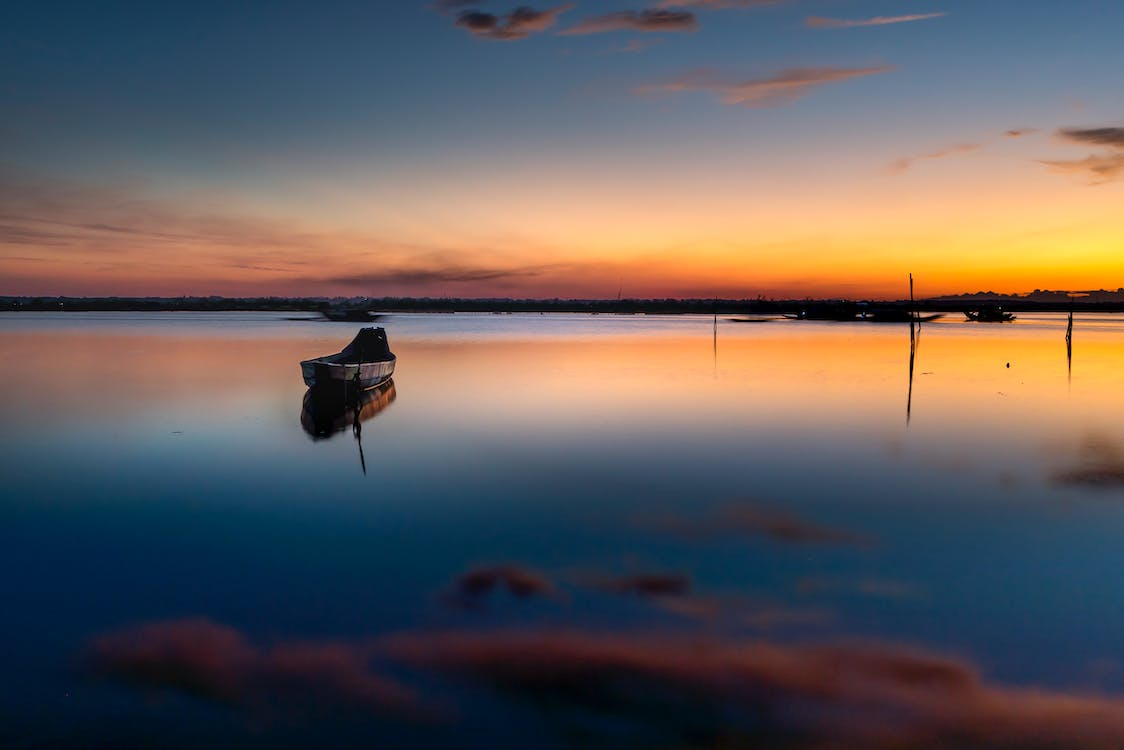
#> input picture pexels-photo-2174974.jpeg, 1124 x 750 px, given in place of trimmed_video.mp4, which was not available
$ jupyter execute --allow-errors Task1.ipynb
#> lines starting #> are read from the running program, lines starting #| are printed output that depends on the picture; after the words box and inside, x2 and y2 are one past the last pixel; in counts of white or black regions, pixels touching at a corner belong together; pictures that were not available may be replaced by others from this repository, and a replacement may not be noted
[cell 1]
from pytube import YouTube
import os
import cv2
import numpy as np

# Set the URL of the video you want to download
url = "https://www.youtube.com/watch?v=FixSndBpTyk&ab_channel=%D9%82%D9%86%D8%A7%D8%A9%D9%86%D8%B5%D8%B1%D8%A7%D9%84%D8%BA%D8%A7%D9%81%D8%B1%D9%8A"

# Create a new YouTube object
#> (the rest of this cell did not finish here and is left out)

[cell 2]
# extrract blue
hsv_lower = np.array([100, 100, 100])
hsv_upper = np.array([140, 255, 255])

cap = cv2.VideoCapture('trimmed_video.mp4')

if not cap.isOpened():
    print("Error: Couldn't open the video")
    exit()
while True:
    ret, frame=cap.read()
#> frame is the input picture: shape (750, 1124, 3); mean B, G, R 92.5, 92.4, 99.3

    if not ret:
        print("Error: Couldn't read video frame")
        exit()
        break

    hsv_frame = cv2.cvtColor(frame, cv2.COLOR_BGR2HSV)
#> hsv_frame: shape (750, 1124, 3); mean H, S, V 81.4, 123.3, 123.1

    extracted_frame = cv2.inRange(hsv_frame, hsv_lower, hsv_upper)
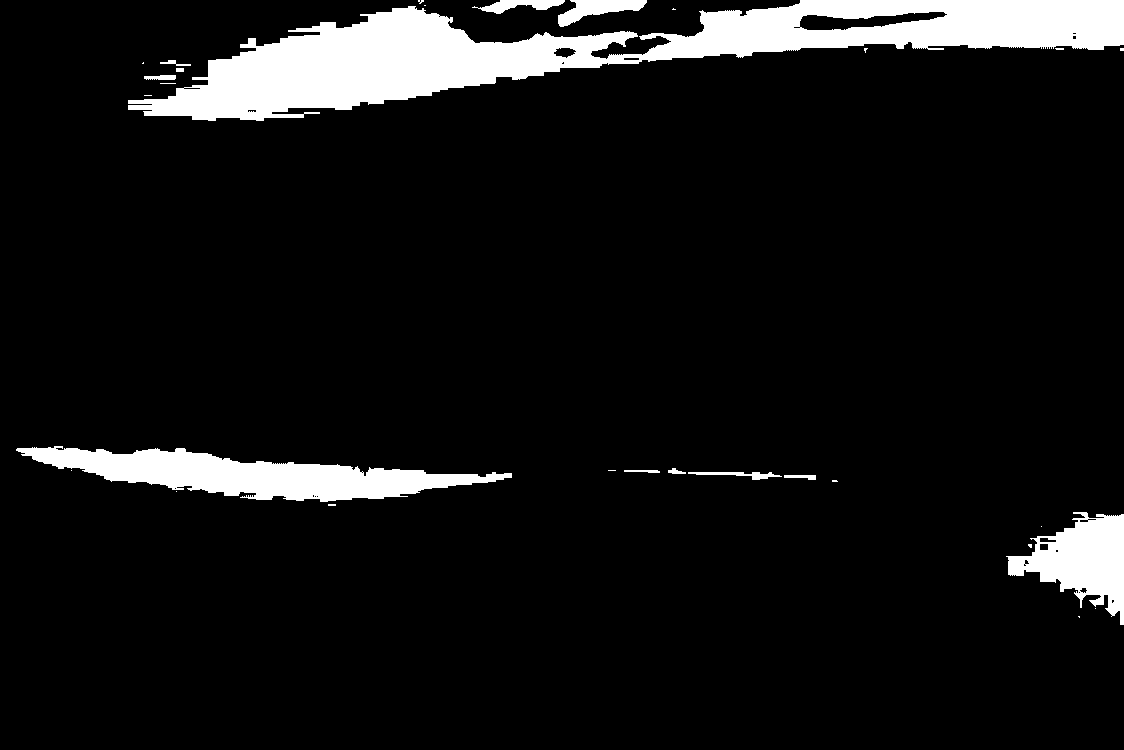
#> extracted_frame: shape (750, 1124); 8.2% white; 30 white regions (18 under 20 px), largest, box (x1, y1, x2, y2) and area: (128, 0, 1124, 121) 46804, (16, 446, 512, 502) 12922, (1006, 512, 1124, 625) 6732

    masked_frame= cv2.bitwise_and(frame, frame, mask=extracted_frame)
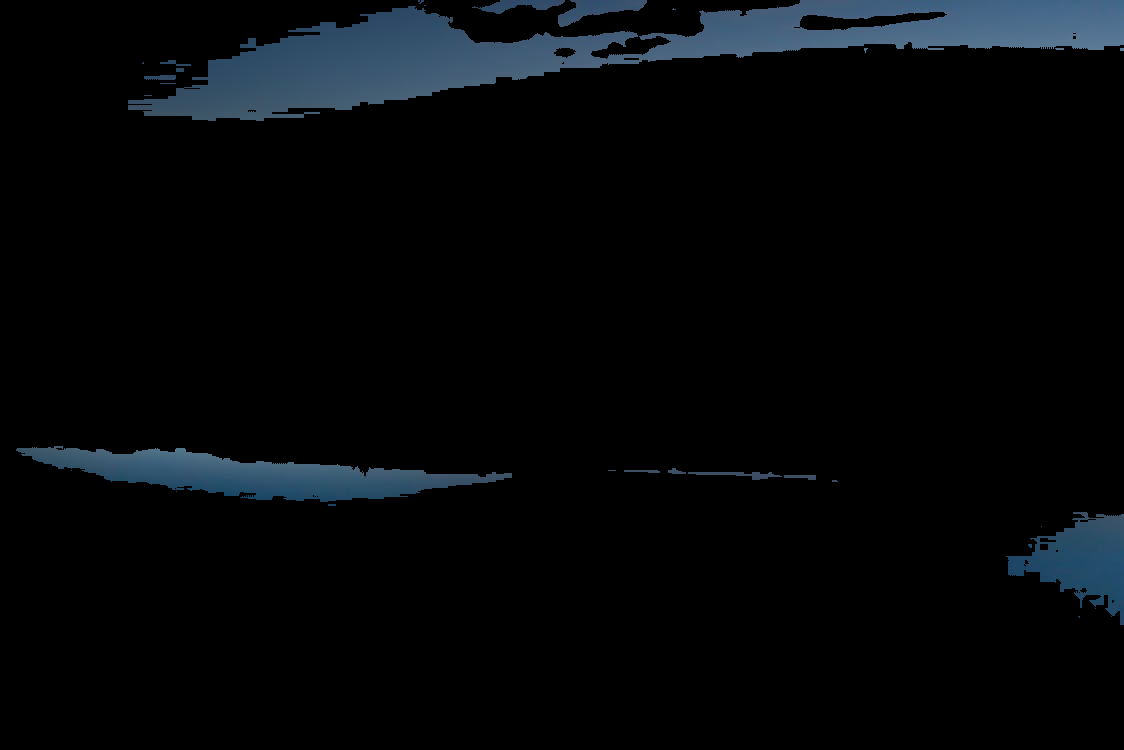
#> masked_frame: shape (750, 1124, 3); mean B, G, R 9.5, 7.4, 4.9


    cv2.imshow('Frame', masked_frame)

    key = cv2.waitKey(10)
#> (key q is pressed here)
    if key == ord('q'):
        break

cap.release()

cv2.destroyAllWindows()

$ run again, on pexels-photo-417074.jpeg
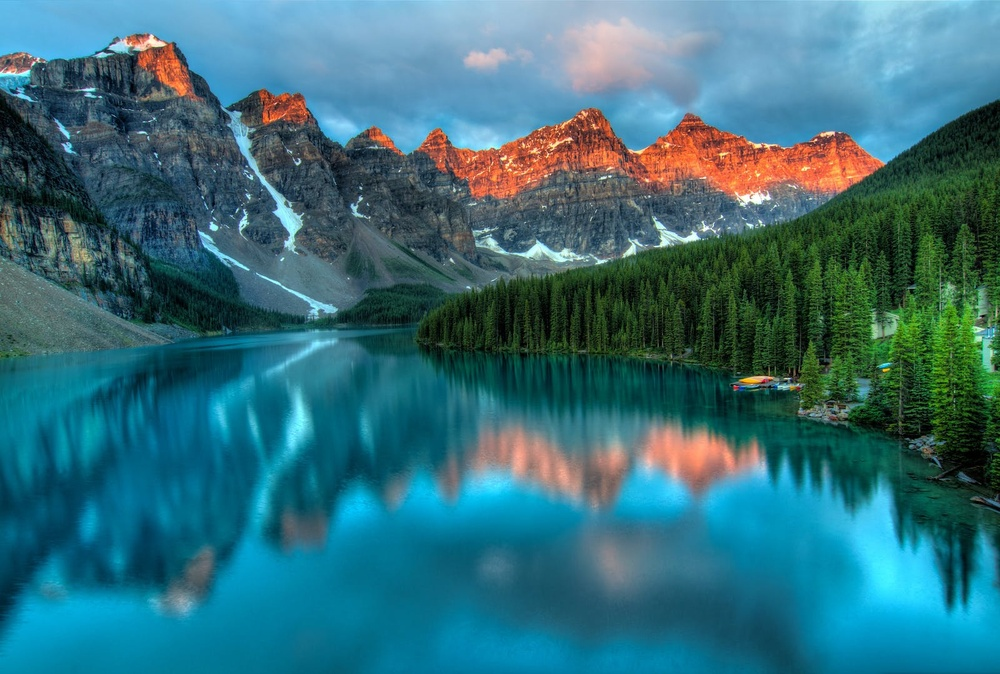
#> input picture pexels-photo-417074.jpeg, 1000 x 674 px, shrunk from 1600 x 1078 before the run, given in place of trimmed_video.mp4, which was not available
#> frame is the input picture: shape (674, 1000, 3); mean B, G, R 123, 111.2, 52.6
#> hsv_frame: shape (674, 1000, 3); mean H, S, V 87.2, 168.6, 133.9
#> `extracted_frame = cv2.inRange(hsv_frame, hsv_lower, hsv_upper)`:
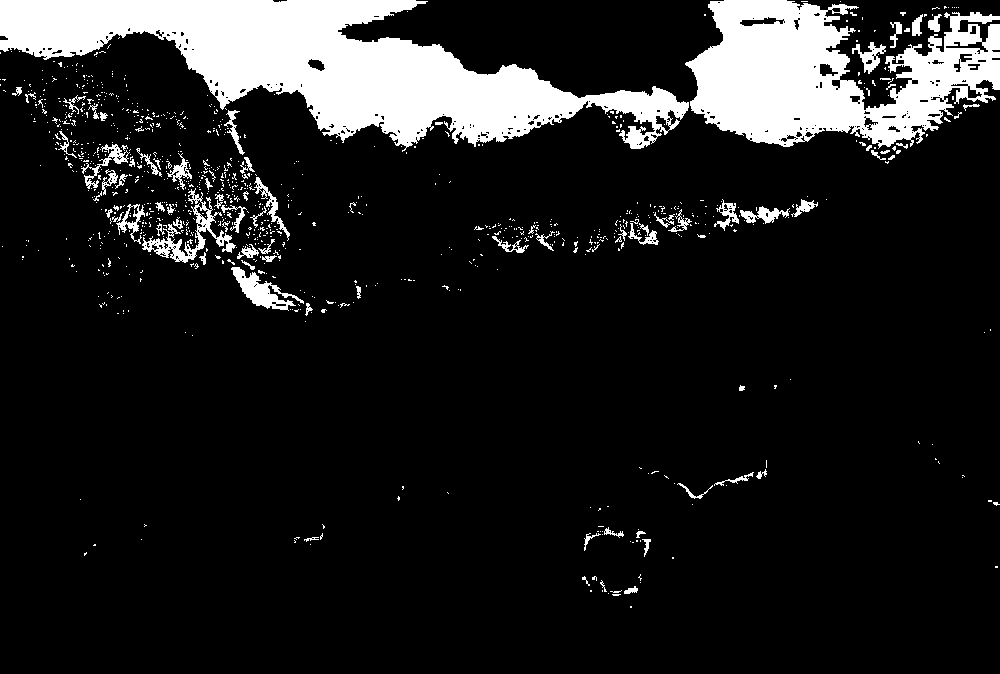
#> extracted_frame: shape (674, 1000); 12.6% white; 969 white regions (884 under 20 px), largest, box (x1, y1, x2, y2) and area: (0, 0, 689, 152) 44961, (685, 0, 1000, 149) 27313, (142, 188, 236, 263) 1500
#> `masked_frame= cv2.bitwise_and(frame, frame, mask=extracted_frame)`:
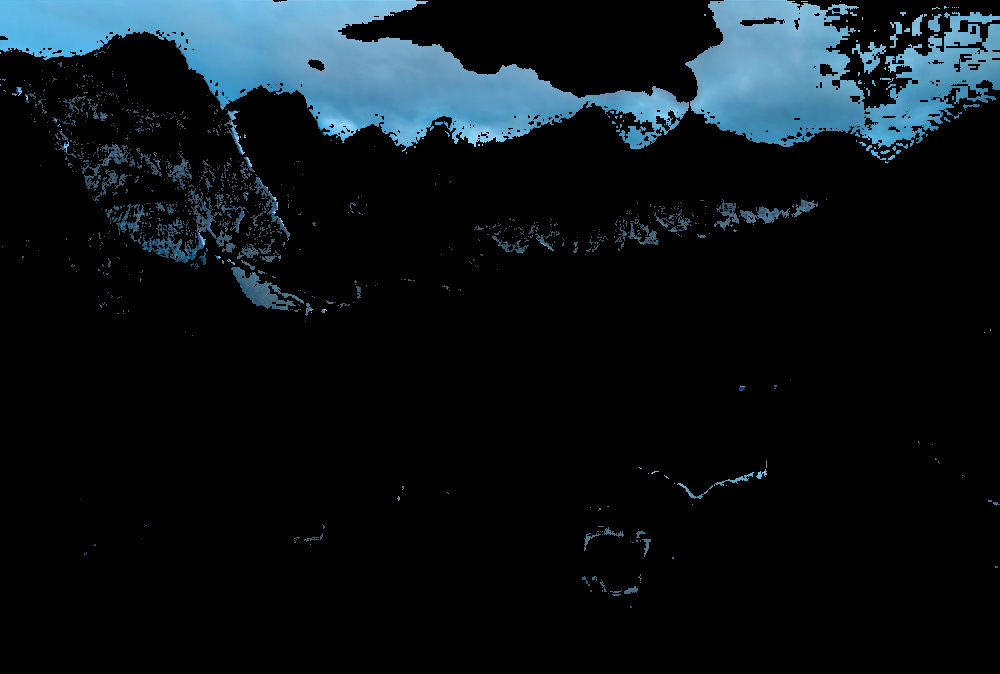
#> masked_frame: shape (674, 1000, 3); mean B, G, R 24.1, 19.7, 11.7
